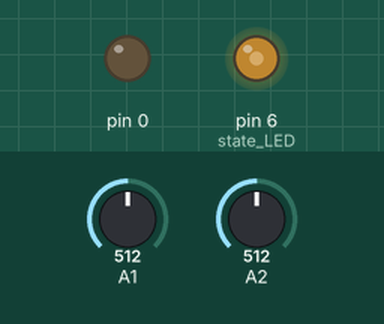
This sketch was run on a simulated Arduino Uno, built with avr-gcc and run on an emulated ATmega328P. On the bench: output pins drawn as LEDs (lit = HIGH). The test bench sets the inputs (shaded band); at power-on: A1 = 512, A2 = 512. Pins used as bus, display or sensor lines are not drawn.

Above: at 1.2 s.
1.3 s: A1 set to 122
At 1.41 s:
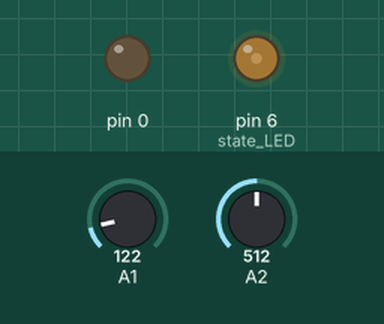
4.3 s: A2 set to 900
5.8 s: A1 set to 716
At 5.93 s:
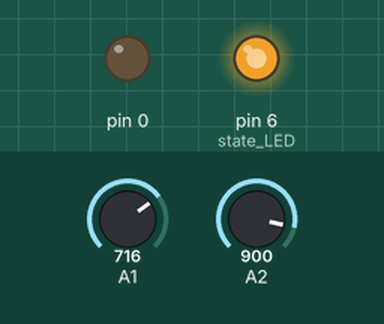
Timing chart, 0 to 14.8 s (numbered marks = the images above; inputs shaded):
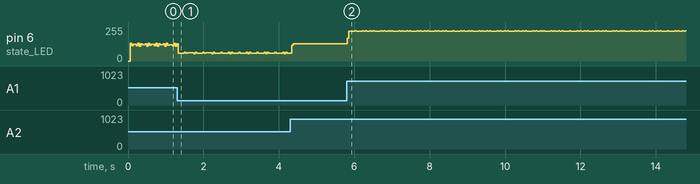

The sketch:

LED_Display.ino
```cpp
/*
This code controls a 2d array of LEDs

 rows are the anodes
 cols are the cathodes
 */


// row pin numbers
const int row[2] = {
  2,3 };

// column pin numbers
const int col[2] = {
  4,5  };

// array of pixels
int pixels_bar[2];
int pixels[4][4];

// cursor position:
int x = 2;
int y = 2;
const int state_LED = 6;

void setup() {
  // initialize the I/O pins as outputs
  // iterate over the pins:
  for (int thisPin = 0; thisPin < 4; thisPin++) {
    // initialize the output pins:
    pinMode(col[thisPin], OUTPUT);
    pinMode(row[thisPin], OUTPUT);
    // take the col pins (i.e. the cathodes) high to ensure that
    // the LEDS are off:
    digitalWrite(col[thisPin], LOW);
  }

  // initialize the pixel matrix:
    for (int y = 0; y < 4; y++) {
      pixels_bar[y] = LOW;
    }
  // initialize the pixel matrix:
  for (int x = 0; x < 4; x++) {
    for (int y = 0; y < 4; y++) {
      pixels[x][y] = LOW;
    }
  }
  pinMode(state_LED, OUTPUT);
}

void loop() {
  // read input:
  readSensors();

  // draw the screen:
  refreshScreen();
}

void readSensors() {
  // turn off the last position:
  pixels_bar[0] = LOW;
  pixels_bar[1] = LOW;
  // read the sensors for X and Y values:
  x = map(analogRead(A1), 0, 1023, -1, 4);
  y = map(analogRead(A2), 0, 1023, -1, 4);
  // set the new pixel position high so that the LED will turn on
  // in the next screen refresh:
  pixels_bar[0] = x;
  pixels_bar[1] = y;
  fill_bars(1, pixels_bar[0]);
  fill_bars(2, pixels_bar[1]);
}

void fill_bars(int bar, int value){
  int start=0;
  if(bar == 2)
    start = 2;
  for (int x = start; x < start+2; x++) {
    for (int y = 0; y < 4; y++) {
      if (y <= value)
        pixels[y][x] = HIGH;
      else
        pixels[y][x] = LOW;
    }
  }
}

void refreshScreen() {
  // iterate over the rows (anodes):
  for (int thisRow = 0; thisRow < 4; thisRow++) {
    // iterate over the cols (cathodes):
    for (int thisCol = 0; thisCol < 4; thisCol++) {
      // get the state of the current pixel;
      int thisPixel = pixels[thisRow][thisCol];
      // the LED where they meet turns on:
      binary_out(thisRow, row);
      binary_out(thisCol, col);
      digitalWrite(state_LED, thisPixel);
      delayMicroseconds(500);
      }
    }
  }


void binary_out(int integer, const int pins[2])
{
  switch(integer){
    case 0:
    digitalWrite(pins[0], LOW);
    digitalWrite(pins[1], LOW);
    break;
    case 1:
    digitalWrite(pins[0], HIGH);
    digitalWrite(pins[1], LOW);
    break;
    case 2:
    digitalWrite(pins[0], LOW);
    digitalWrite(pins[1], HIGH);
    break;
    case 3:
    digitalWrite(pins[0], HIGH);
    digitalWrite(pins[1], HIGH);
    break;
  }
}
```

Measured:
- after the input at 5.8 s, pin 6 (state_LED): 130/255 → 172/255 at once, then moves between 172/255 and 228/255, repeating every 2.5 s
